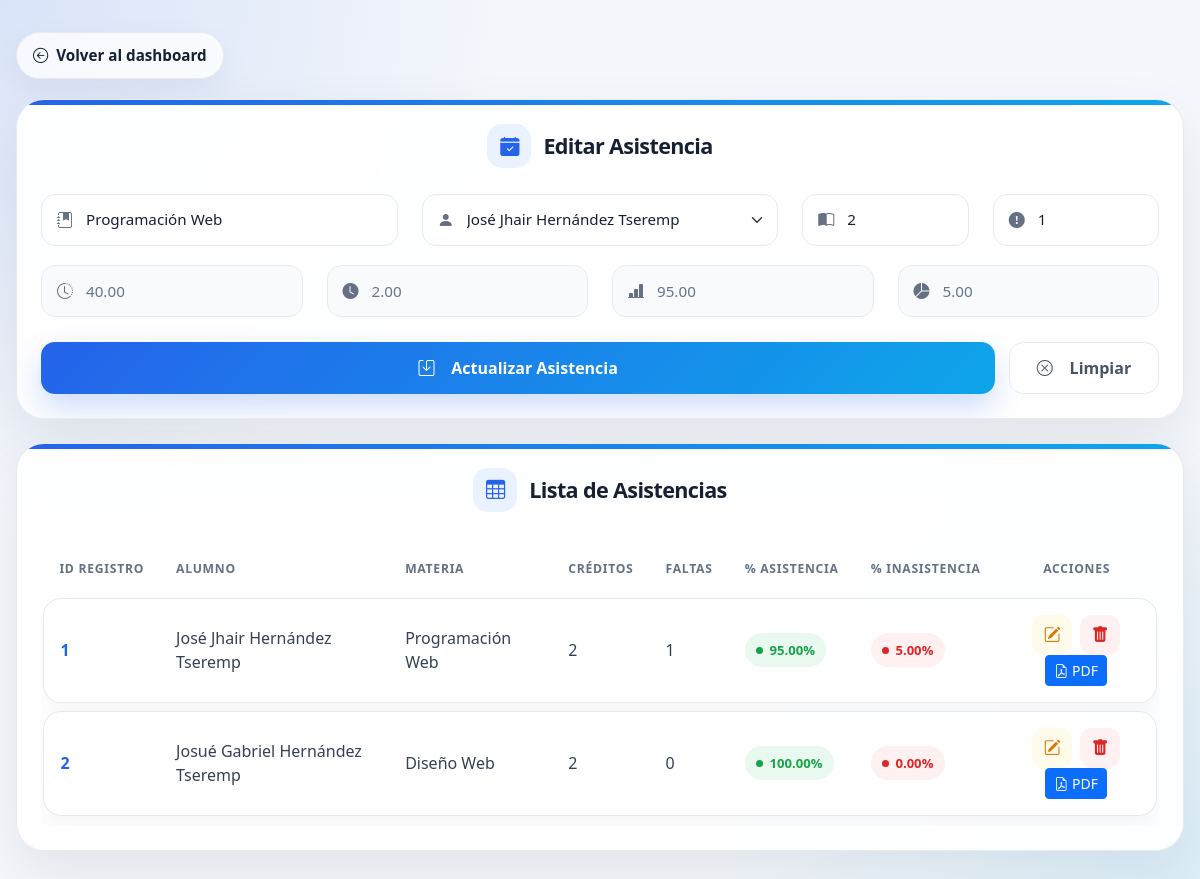
Page /view/asistencia/formulario.php?id=1 (signed in) on the committed database.
### tables this page shows
CREATE TABLE `asistencias` (
  `id_asistencia` int(11) NOT NULL,
  `materia` varchar(30) DEFAULT NULL,
  `creditos` int(11) DEFAULT NULL,
  `horas_credito` int(11) DEFAULT NULL,
  `numero_faltas` int(11) DEFAULT NULL,
  `horas_faltas` int(11) DEFAULT NULL,
  `porcentaje_asistencia` decimal(5,2) DEFAULT NULL,
  `porcentaje_inasistencia` decimal(5,2) DEFAULT NULL,
  `id_alumno` int(11) DEFAULT NULL
);

CREATE TABLE `alumnos` (
  `id_alumno` int(11) NOT NULL,
  `nombres` varchar(60) NOT NULL,
  `apellidos` varchar(60) NOT NULL,
  `correo` varchar(60) NOT NULL,
  `telefono` varchar(20) DEFAULT NULL,
  `estado` varchar(20) DEFAULT NULL,
  `creado_en` timestamp NOT NULL DEFAULT current_timestamp()
);

### config/database.php (called while the page is built)
<?php
class Database{
    public static function connect(){
        return new PDO("mysql:host=localhost;dbname=ecolastico", "root","");
    }
}
?>

### model/Asistencia.php (called while the page is built, shortened)
<?php
require_once __DIR__ . '/../config/database.php';
class Asistencia
{
    private $db;
    public function __construct()
    {
        $this->db = Database::connect();
    }
    public function obtenerTodos()
    {
        $sql = "SELECT
        alumnos.id_alumno,
        alumnos.nombres,
        alumnos.apellidos,
        asistencias.id_asistencia,
        asistencias.materia,
        asistencias.creditos,
        asistencias.horas_credito,
        asistencias.numero_faltas,
        asistencias.horas_faltas,
        asistencias.porcentaje_asistencia,
        asistencias.porcentaje_inasistencia
        FROM alumnos
        INNER JOIN asistencias ON asistencias.id_alumno = alumnos.id_alumno";
        $stmt = $this->db->query($sql);
        $stmt->execute();
        return $stmt->fetchAll(PDO::FETCH_ASSOC);
    }
    public function obtenerPorId($id)
    {
        $sql = "SELECT * FROM asistencias WHERE id_asistencia = ?";
        $stmt = $this->db->prepare($sql);
        $stmt->execute([$id]);
        return $stmt->fetch(PDO::FETCH_ASSOC);
    }
}

### model/Alumno.php (called while the page is built, shortened)
<?php
require_once __DIR__.'/../config/database.php';
class Alumno {
private $db;
public function __construct()
    {
        $this->db = Database::connect();
    }
    public function obtenerTodo()
    {
        $sql = "SELECT * FROM alumnos ORDER BY id_alumno DESC";
        $stmt = $this->db->prepare($sql);
        $stmt->execute();
        return $stmt->fetchAll(PDO::FETCH_ASSOC);
    }
}
?>

### view/asistencia/formulario.php (the view, shortened to what this page needs)
<?php
require_once '../../model/Asistencia.php';
require_once '../../model/Alumno.php';
$asistencia = new Asistencia();
$alumno = new Alumno();
$data = [
    'id_asistencia' => '',
    'materia' => '',
    'creditos' => '',
    'horas_credito' => '',
    'numero_faltas' => '',
    'horas_faltas' => '',
    'porcentaje_asistencia' => '',
    'porcentaje_inasistencia' => '',
    'id_alumno' => ''
];
if (isset($_GET['id'])) {
    $data = $asistencia->obtenerPorId($_GET['id']) ?? $data;
}
$asistencias = $asistencia->obtenerTodos();
$alumnos = $alumno->obtenerTodo();
?>
<!DOCTYPE html>
<html lang="es">
<head>
    <link href="https://cdn.jsdelivr.net/npm/bootstrap@5.3.3/dist/css/bootstrap.min.css" rel="stylesheet">
    <link href="https://cdn.jsdelivr.net/npm/bootstrap-icons@1.10.5/font/bootstrap-icons.css" rel="stylesheet">
</head>
<body>
<div class="main-container">
    <a href="../dashboard/dashboard.php" class="back-link">
        <i class="bi bi-arrow-left-circle"></i> Volver al dashboard
    </a>
    <div class="card-custom">
        <h4 class="title">
            <i class="bi bi-calendar-check-fill"></i>
            <?= isset($_GET['id']) ? 'Editar Asistencia' : 'Registro de Asistencia' ?>
        </h4>
        <form action="../../controller/AsistenciaController.php" method="POST" onsubmit="calcularAsistencia()">
            <div class="row">
                <div class="col-md-4">
                    <div class="form-group">
                        <i class="bi bi-journal-bookmark-fill"></i>
                        <input
                            type="text"
                            class="form-control"
                            id="materia"
                            name="materia"
                            placeholder="Materia"
                            value="<?= htmlspecialchars($data['materia']) ?>"
                            required
                        >
                    </div>
                </div>
                <div class="col-md-4">
                    <div class="form-group">
                        <i class="bi bi-person-fill"></i>
                        <select
                            class="form-select"
                            id="id_alumno"
                            name="id_alumno"
                            required
                        >
                            <?php foreach ($alumnos as $a): ?>
                                <option
                                    value="<?= htmlspecialchars($a['id_alumno']) ?>"
                                    <?= $data['id_alumno'] == $a['id_alumno'] ? 'selected' : '' ?>
                                >
                                    <?= htmlspecialchars($a['nombres'] . ' ' . $a['apellidos']) ?>
                                </option>
                            <?php endforeach; ?>
                        </select>
                    </div>
                </div>
                <div class="col-md-2">
                    <div class="form-group">
                        <i class="bi bi-book-half"></i>
                        <input
                            type="number"
                            class="form-control"
                            id="creditos"
                            name="creditos"
                            placeholder="Créditos"
                            value="<?= htmlspecialchars($data['creditos']) ?>"
                            oninput="calcularAsistencia()"
                            required
                        >
                    </div>
                </div>
                <div class="col-md-2">
                    <div class="form-group">
                        <i class="bi bi-exclamation-circle-fill"></i>
                        <input
                            type="number"
                            class="form-control"
                            id="numero_faltas"
                            name="numero_faltas"
                            placeholder="Faltas"
                            value="<?= htmlspecialchars($data['numero_faltas']) ?>"
                            oninput="calcularAsistencia()"
                            required
                        >
                    </div>
                </div>
                <div class="col-md-3">
                    <div class="form-group">
                        <i class="bi bi-clock-history"></i>
                        <input
                            type="text"
                            class="form-control"
                            id="horas_credito"
                            name="horas_credito"
                            placeholder="Horas crédito"
                            value="<?= htmlspecialchars($data['horas_credito']) ?>"
                            readonly
                        >
                    </div>
                </div>
                <div class="col-md-3">
                    <div class="form-group">
                        <i class="bi bi-clock-fill"></i>
                        <input
                            type="text"
                            class="form-control"
                            id="horas_faltas"
                            name="horas_faltas"
                            placeholder="Horas faltas"
                            value="<?= htmlspecialchars($data['horas_faltas']) ?>"
                            readonly
                        >
                    </div>
                </div>
                <div class="col-md-3">
                    <div class="form-group">
                        <i class="bi bi-bar-chart-line-fill"></i>
                        <input
                            type="text"
                            class="form-control"
                            id="porcentaje_asistencia"
                            name="porcentaje_asistencia"
                            placeholder="% Asistencia"
                            value="<?= htmlspecialchars($data['porcentaje_asistencia']) ?>"
                            readonly
                        >
                    </div>
                </div>
                <div class="col-md-3">
                    <div class="form-group">
                        <i class="bi bi-pie-chart-fill"></i>
                        <input
                            type="text"
                            class="form-control"
                            id="porcentaje_inasistencia"
                            name="porcentaje_inasistencia"
                            placeholder="% Inasistencia"
                            value="<?= htmlspecialchars($data['porcentaje_inasistencia']) ?>"
                            readonly
                        >
                    </div>
                </div>
            </div>
            <div class="actions-grid">
                <button type="submit" class="btn-save">
                    <i class="bi bi-save me-2"></i>
                    <?= isset($_GET['id']) ? 'Actualizar Asistencia' : 'Guardar Asistencia' ?>
                </button>
                <a href="formulario.php" class="btn btn-outline-secondary btn-clear">
                    <i class="bi bi-x-circle me-2"></i>
                    Limpiar
                </a>
            </div>
        </form>
    </div>
    <div class="card-custom">
        <h4 class="title">
            <i class="bi bi-table"></i>
            Lista de Asistencias
        </h4>
        <div class="table-responsive">
            <table class="table table-hover align-middle">
                <thead>
                    <tr>
                        <th>ID Registro</th>
                        <th>Alumno</th>
                        <th>Materia</th>
                        <th>Créditos</th>
                        <th>Faltas</th>
                        <th>% Asistencia</th>
                        <th>% Inasistencia</th>
                        <th class="text-center">Acciones</th>
                    </tr>
                </thead>
                <tbody>
                    <?php foreach ($asistencias as $a): ?>
                        <tr>
                            <td><?= htmlspecialchars($a['id_asistencia']) ?></td>
                            <td><?= htmlspecialchars($a['nombres'] . ' ' . $a['apellidos']) ?></td>
                            <td><?= htmlspecialchars($a['materia']) ?></td>
                            <td><?= htmlspecialchars($a['creditos']) ?></td>
                            <td><?= htmlspecialchars($a['numero_faltas']) ?></td>
                            <td>
                                <span class="badge-asistencia">
                                    <?= htmlspecialchars(number_format((float)$a['porcentaje_asistencia'], 2)) ?>%
                                </span>
                            </td>
                            <td>
                                <span class="badge-inasistencia">
                                    <?= htmlspecialchars(number_format((float)$a['porcentaje_inasistencia'], 2)) ?>%
                                </span>
                            </td>
                            <td class="text-center">
                                <a
                                    href="formulario.php?id=<?= $a['id_asistencia'] ?>"
                                    class="action-btn edit-btn"
                                    title="Editar"
                                >
                                    <i class="bi bi-pencil-square"></i>
                                </a>
                                <a
                                    href="../../controller/AsistenciaController.php?eliminar=<?= $a['id_asistencia'] ?>"
                                    class="action-btn delete-btn"
                                    title="Eliminar"
                                    onclick="return confirm('¿Está seguro de eliminar este registro?');"
                                >
                                    <i class="bi bi-trash-fill"></i>
                                </a>
                                <a
                                    href="../../controller/ReporteAsistenciaController.php?accion=reporte&id=<?= $a['id_asistencia'] ?>"
                                    target="_blank"
                                    class="btn btn-sm btn-primary"
                                    title="Descargar PDF"
                                >
                                    <i class="bi bi-file-earmark-pdf"></i> PDF
                                </a>
                            </td>
                        </tr>
                    <?php endforeach; ?>
                </tbody>
            </table>
        </div>
    </div>
</div>
</body>
</html>

### rows in the picture
asistencias: materia "Programación Web", id_alumno "José Jhair Hernández Tseremp", creditos "2", numero_faltas "1", horas_credito "40.00", horas_faltas "2.00", porcentaje_asistencia "95.00", porcentaje_inasistencia "5.00", id_asistencia "1", id_alumno.apellidos "José Jhair Hernández Tseremp"
asistencias: id_asistencia "2", id_alumno.apellidos "Josué Gabriel Hernández Tseremp", materia "Diseño Web", creditos "2", numero_faltas "0", porcentaje_asistencia "100.00", porcentaje_inasistencia "0.00"
